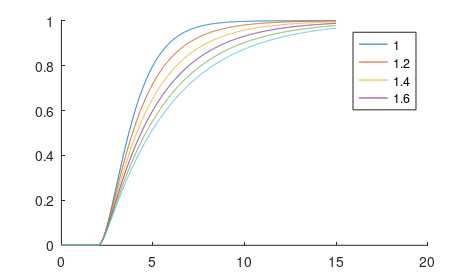

MATLAB code for this plot:
clear ; close all ; clc

Kg = 1;

wn = 1;

zVet = 1:0.2:2;

s = tf('s');

t = 0:0.01:15;

u1 = zeros(201,1);
u2 = ones(length(t)-201,1);
u = [u1 ; u2];

yMat = zeros(length(u),length(zVet));

for i=1:length(zVet)

	z = zVet(i);

	G = (Kg*wn^2)/(s^2 + 2*wn*z*s + wn^2);

	y = lsim(G,u,t);

	yMat(:,i) = y;

	pole(G)


end
	
figure
set(gcf,'PaperUnit','centimeters','PaperPosition',[0 0 12 7],'PaperSize',[12 7])
hold on
% set(gca,'ylim',[-0.1 1.3],'xtick',[],'ytick',[])
plot(t,yMat)
legend(num2str(zVet(1)),num2str(zVet(2)),num2str(zVet(3)),num2str(zVet(4)))
% print(gcf,'-dpdf','../ilustracoes/saida2ordemCritico.pdf')
